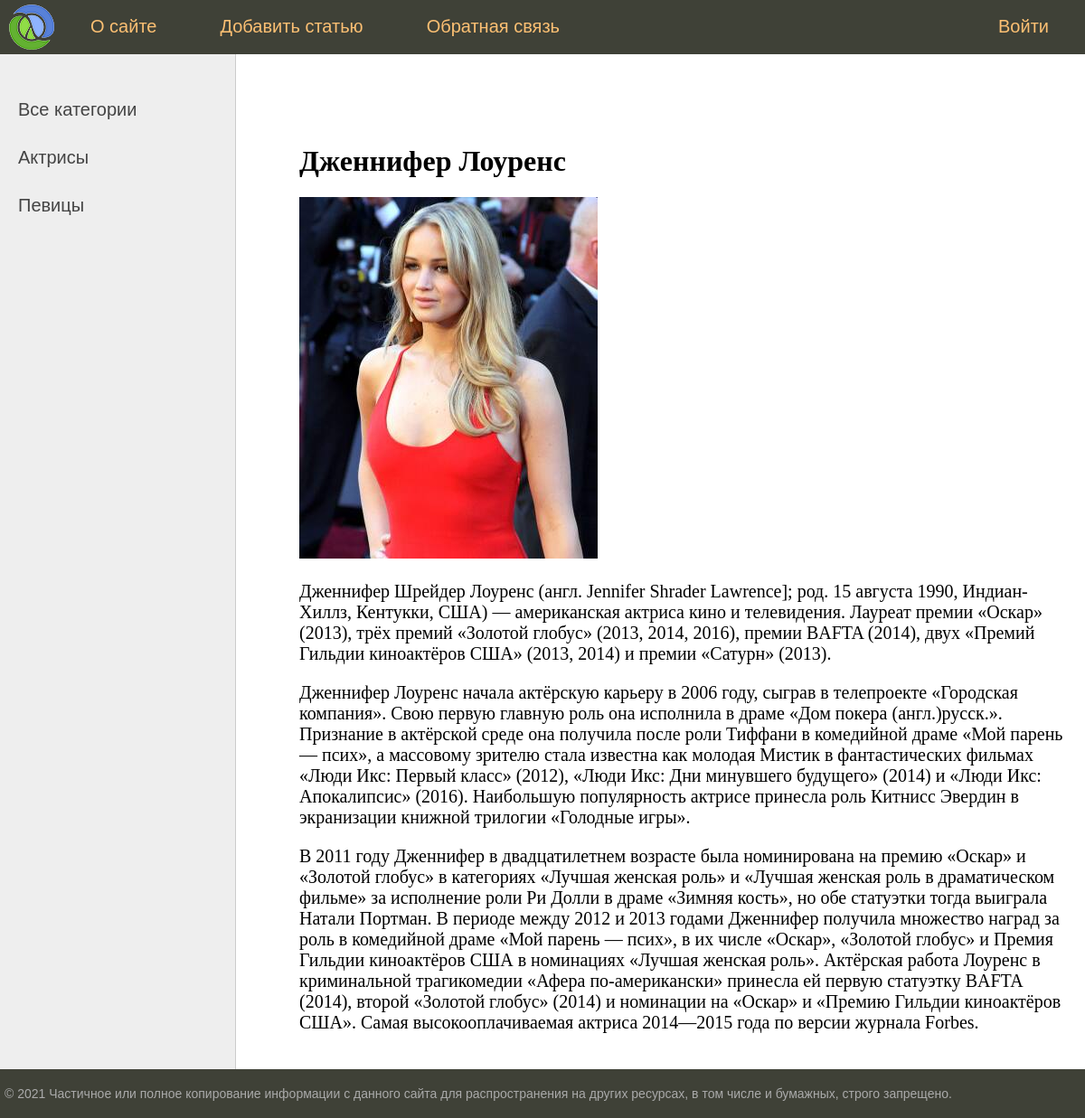
/post/dzhennifer-lourens/, run on the app's committed database.
### women/models.py (models this page shows, shortened)
class Category(models.Model):
    name = models.CharField(max_length=100, db_index=True,verbose_name='Категория')
    slug = models.SlugField(max_length=255, unique=True, db_index=True, verbose_name="URL")
    def get_absolute_url(self):
        return reverse('category', kwargs={'cat_slug': self.slug})
    class Meta:
        verbose_name = ' Категория'
        verbose_name_plural = ' Категории'
        ordering = ['id']

class Women (models.Model):
    title = models.CharField(max_length=255,verbose_name='Заголовок')
    slug = models.SlugField(max_length=255,unique=True,db_index=True,verbose_name="URL")
    content =models.TextField(blank=True,verbose_name='Текст статьи')
    photo = models.ImageField(upload_to="photos/%Y/%m/%d/",verbose_name='Фото')
    time_create = models.DateTimeField(auto_now_add=True,verbose_name='Время создания')
    time_update = models.DateTimeField(auto_now=True,verbose_name='Время изменения')
    is_published = models.BooleanField(default=True,verbose_name='Публикация')
    cat = models.ForeignKey('Category', on_delete=models.PROTECT,verbose_name='Категория')
    def __str__(self):
        return self.title
    class Meta:
        verbose_name = ' Известные женщины '
        verbose_name_plural = ' Известные женщины '
        ordering = ['-time_create','title']

### women/views.py (the view)
# urls.py: path('post/<slug:post_slug>/', ShowPost.as_view(), name='post'),
class ShowPost(DetailView):
    model = Women
    template_name = 'women/post.html'
    slug_url_kwarg = 'post_slug'
    context_object_name = 'post'
    def get_context_data(self, *, object_list=None, **kwargs):
        context = super().get_context_data(**kwargs)
        context['menu'] = menu
        context['title'] = context['post']
        return context

### women/templatetags/women_tags.py (called while the page is built)
@register.inclusion_tag('women/list_categories.html')
def show_categories(sort=None, cat_selected=0):
    if not sort:
        cats = Category.objects.all()
    else:
        cats = Category.objects.order_by(sort)
    return {"cats": cats,"cat_selected": cat_selected}

### women/templates/women/post.html
{% extends 'women/base.html' %}
{% block content %}
<h1>{{post.title}}</h1>
{% if post.photo %}
<p> <img calss="img-article-left" src="{{post.photo.url}}"></p>
{% endif %}
{{post.content|linebreaks}}
{% endblock %}

### women/templates/women/list_categories.html
{% for c in cats %}
		{%  if c.pk == cat_selected %}
		<li class="selected">{{c.name}}</li>
		{% else %}
		<li><a href="{{c.get_absolute_url}}">{{c.name}}</a> </li>
		{% endif %}
{% endfor %}

### women/static/women/css/styles.css (style rules this page uses)
html, body { font-family: 'Arial'; margin: 0; padding: 0; height: 100%; width: 100%; color: #444; }
a { color: #0059b2; text-decoration: none; }
img { max-width: 600px; height: auto; }
.left-chapters ul li { margin: 30px 0 0 0; color: #999; }
.left-chapters ul li a { color: #444; text-decoration: none; }
.content-text h1 { font-size: 32px; }

### data on the page
Category: name "Актрисы"
Category: name "Певицы"
Women: title "Дженнифер Лоуренс", photo (picture), content "Дженнифер Шрейдер Лоуренс (англ. Jennifer Shrader Lawrence]; род. 15 августа 1990, Индиан-Хиллз, Кентукки, США) — американская актриса кино и телевидения. Лауреат премии «Оскар» (2013), трёх премий «Золотой глобус» (2013, 2014, 2016), премии BAFTA (2014), двух «Премий Гильдии киноактёров США» (2013, 2014) и премии «Сатурн» (2013). Дженнифер Лоуренс начала актёрскую карьеру в 2006 году, сыграв в телепроекте «Городская компания». Свою первую главную роль она исполнила в драме «Дом покера (англ.)русск.». Признание в актёрской среде она получила после роли Тиффани в комедийной драме «Мой парень — псих», а массовому зрителю стала известна как молодая Мистик в фантастических фильмах «Люди Икс:…"

### other printed values
{{ m.title }} "О сайте" "Добавить статью" "Обратная связь"
{{ m.title }} "Войти"
